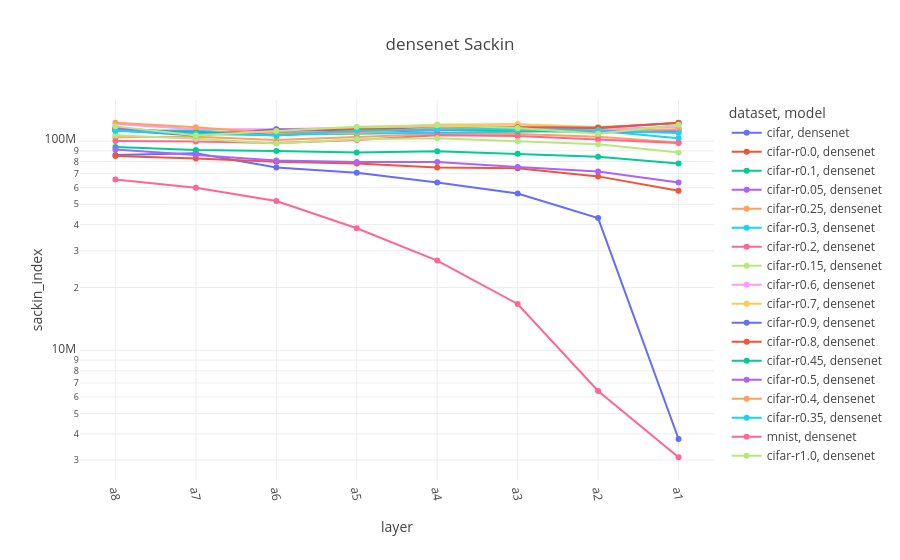

Notebook code for this chart:
### Code cell
densenet = full_data[(full_data["model"].str.contains("densenet")) & (full_data["split"] == "trainUval")].copy()

densenet["layer_idx"] = densenet["layer"].apply(lambda x: layer_order['densenet'].index(x))
densenet.sort_values("layer_idx", inplace=True)

fig = px.line(densenet, x="layer", y="sackin_index", color="dataset", symbol="model", color_discrete_sequence=px.colors.qualitative.Plotly, title="densenet Sackin")
fig.update_xaxes(tickangle=80)
fig.update_yaxes(type="log")

### Figure 1 — Plotly figure (JSON) as saved in the notebook; plotly's stock layout.template omitted (floating-point values rounded to 4 significant figures)
{"data": [{"hovertemplate": "dataset=cifar<br>model=densenet<br>layer=%{x}<br>sackin_index=%{y}<extra></extra>", "legendgroup": "cifar, densenet", "line": {"color": "#636EFA", "dash": "solid"}, "marker": {"symbol": "circle"}, "mode": "lines+markers", "name": "cifar, densenet", "orientation": "v", "showlegend": true, "type": "scatter", "x": ["a8", "a7", "a6", "a5", "a4", "a3", "a2", "a1"], "xaxis": "x", "y": [85900000.0, 87650000.0, 75020000.0, 70730000.0, 63570000.0, 56280000.0, 42950000.0, 3779000.0], "yaxis": "y"}, {"hovertemplate": "dataset=cifar-r0.0<br>model=densenet<br>layer=%{x}<br>sackin_index=%{y}<extra></extra>", "legendgroup": "cifar-r0.0, densenet", "line": {"color": "#EF553B", "dash": "solid"}, "marker": {"symbol": "circle"}, "mode": "lines+markers", "name": "cifar-r0.0, densenet", "orientation": "v", "showlegend": true, "type": "scatter", "x": ["a8", "a7", "a6", "a5", "a4", "a3", "a2", "a1"], "xaxis": "x", "y": [85090000.0, 82810000.0, 79800000.0, 78230000.0, 74840000.0, 74300000.0, 67960000.0, 57980000.0], "yaxis": "y"}, {"hovertemplate": "dataset=cifar-r0.1<br>model=densenet<br>layer=%{x}<br>sackin_index=%{y}<extra></extra>", "legendgroup": "cifar-r0.1, densenet", "line": {"color": "#00CC96", "dash": "solid"}, "marker": {"symbol": "circle"}, "mode": "lines+markers", "name": "cifar-r0.1, densenet", "orientation": "v", "showlegend": true, "type": "scatter", "x": ["a8", "a7", "a6", "a5", "a4", "a3", "a2", "a1"], "xaxis": "x", "y": [93860000.0, 90920000.0, 89870000.0, 88460000.0, 89530000.0, 87250000.0, 84330000.0, 78210000.0], "yaxis": "y"}, {"hovertemplate": "dataset=cifar-r0.05<br>model=densenet<br>layer=%{x}<br>sackin_index=%{y}<extra></extra>", "legendgroup": "cifar-r0.05, densenet", "line": {"color": "#AB63FA", "dash": "solid"}, "marker": {"symbol": "circle"}, "mode": "lines+markers", "name": "cifar-r0.05, densenet", "orientation": "v", "showlegend": true, "type": "scatter", "x": ["a8", "a7", "a6", "a5", "a4", "a3", "a2", "a1"], "xaxis": "x", "y": [91380000.0, 85910000.0, 80960000.0, 79590000.0, 79650000.0, 75450000.0, 71730000.0, 63560000.0], "yaxis": "y"}, {"hovertemplate": "dataset=cifar-r0.25<br>model=densenet<br>layer=%{x}<br>sackin_index=%{y}<extra></extra>", "legendgroup": "cifar-r0.25, densenet", "line": {"color": "#FFA15A", "dash": "solid"}, "marker": {"symbol": "circle"}, "mode": "lines+markers", "name": "cifar-r0.25, densenet", "orientation": "v", "showlegend": true, "type": "scatter", "x": ["a8", "a7", "a6", "a5", "a4", "a3", "a2", "a1"], "xaxis": "x", "y": [104600000.0, 105000000.0, 101400000.0, 104900000.0, 108300000.0, 108500000.0, 105200000.0, 98620000.0], "yaxis": "y"}, {"hovertemplate": "dataset=cifar-r0.3<br>model=densenet<br>layer=%{x}<br>sackin_index=%{y}<extra></extra>", "legendgroup": "cifar-r0.3, densenet", "line": {"color": "#19D3F3", "dash": "solid"}, "marker": {"symbol": "circle"}, "mode": "lines+markers", "name": "cifar-r0.3, densenet", "orientation": "v", "showlegend": true, "type": "scatter", "x": ["a8", "a7", "a6", "a5", "a4", "a3", "a2", "a1"], "xaxis": "x", "y": [112600000.0, 112500000.0, 107600000.0, 108800000.0, 109200000.0, 111200000.0, 112200000.0, 103500000.0], "yaxis": "y"}, {"hovertemplate": "dataset=cifar-r0.2<br>model=densenet<br>layer=%{x}<br>sackin_index=%{y}<extra></extra>", "legendgroup": "cifar-r0.2, densenet", "line": {"color": "#FF6692", "dash": "solid"}, "marker": {"symbol": "circle"}, "mode": "lines+markers", "name": "cifar-r0.2, densenet", "orientation": "v", "showlegend": true, "type": "scatter", "x": ["a8", "a7", "a6", "a5", "a4", "a3", "a2", "a1"], "xaxis": "x", "y": [100200000.0, 99740000.0, 98200000.0, 101300000.0, 106800000.0, 106100000.0, 101900000.0, 98180000.0], "yaxis": "y"}, {"hovertemplate": "dataset=cifar-r0.15<br>model=densenet<br>layer=%{x}<br>sackin_index=%{y}<extra></extra>", "legendgroup": "cifar-r0.15, densenet", "line": {"color": "#B6E880", "dash": "solid"}, "marker": {"symbol": "circle"}, "mode": "lines+markers", "name": "cifar-r0.15, densenet", "orientation": "v", "showlegend": true, "type": "scatter", "x": ["a8", "a7", "a6", "a5", "a4", "a3", "a2", "a1"], "xaxis": "x", "y": [106800000.0, 102700000.0, 97630000.0, 102300000.0, 103400000.0, 100100000.0, 96700000.0, 88310000.0], "yaxis": "y"}, {"hovertemplate": "dataset=cifar-r0.6<br>model=densenet<br>layer=%{x}<br>sackin_index=%{y}<extra></extra>", "legendgroup": "cifar-r0.6, densenet", "line": {"color": "#FF97FF", "dash": "solid"}, "marker": {"symbol": "circle"}, "mode": "lines+markers", "name": "cifar-r0.6, densenet", "orientation": "v", "showlegend": true, "type": "scatter", "x": ["a8", "a7", "a6", "a5", "a4", "a3", "a2", "a1"], "xaxis": "x", "y": [120800000.0, 114300000.0, 114100000.0, 116500000.0, 118000000.0, 120500000.0, 114500000.0, 117000000.0], "yaxis": "y"}, {"hovertemplate": "dataset=cifar-r0.7<br>model=densenet<br>layer=%{x}<br>sackin_index=%{y}<extra></extra>", "legendgroup": "cifar-r0.7, densenet", "line": {"color": "#FECB52", "dash": "solid"}, "marker": {"symbol": "circle"}, "mode": "lines+markers", "name": "cifar-r0.7, densenet", "orientation": "v", "showlegend": true, "type": "scatter", "x": ["a8", "a7", "a6", "a5", "a4", "a3", "a2", "a1"], "xaxis": "x", "y": [113600000.0, 109900000.0, 111100000.0, 114800000.0, 120100000.0, 120700000.0, 117000000.0, 122200000.0], "yaxis": "y"}, {"hovertemplate": "dataset=cifar-r0.9<br>model=densenet<br>layer=%{x}<br>sackin_index=%{y}<extra></extra>", "legendgroup": "cifar-r0.9, densenet", "line": {"color": "#636EFA", "dash": "solid"}, "marker": {"symbol": "circle"}, "mode": "lines+markers", "name": "cifar-r0.9, densenet", "orientation": "v", "showlegend": true, "type": "scatter", "x": ["a8", "a7", "a6", "a5", "a4", "a3", "a2", "a1"], "xaxis": "x", "y": [113000000.0, 106400000.0, 114300000.0, 112500000.0, 115500000.0, 116400000.0, 116200000.0, 122100000.0], "yaxis": "y"}, {"hovertemplate": "dataset=cifar-r0.8<br>model=densenet<br>layer=%{x}<br>sackin_index=%{y}<extra></extra>", "legendgroup": "cifar-r0.8, densenet", "line": {"color": "#EF553B", "dash": "solid"}, "marker": {"symbol": "circle"}, "mode": "lines+markers", "name": "cifar-r0.8, densenet", "orientation": "v", "showlegend": true, "type": "scatter", "x": ["a8", "a7", "a6", "a5", "a4", "a3", "a2", "a1"], "xaxis": "x", "y": [116000000.0, 108400000.0, 112600000.0, 114500000.0, 115400000.0, 116600000.0, 115600000.0, 122600000.0], "yaxis": "y"}, {"hovertemplate": "dataset=cifar-r0.45<br>model=densenet<br>layer=%{x}<br>sackin_index=%{y}<extra></extra>", "legendgroup": "cifar-r0.45, densenet", "line": {"color": "#00CC96", "dash": "solid"}, "marker": {"symbol": "circle"}, "mode": "lines+markers", "name": "cifar-r0.45, densenet", "orientation": "v", "showlegend": true, "type": "scatter", "x": ["a8", "a7", "a6", "a5", "a4", "a3", "a2", "a1"], "xaxis": "x", "y": [112800000.0, 110900000.0, 106400000.0, 112300000.0, 113300000.0, 112500000.0, 110400000.0, 113700000.0], "yaxis": "y"}, {"hovertemplate": "dataset=cifar-r0.5<br>model=densenet<br>layer=%{x}<br>sackin_index=%{y}<extra></extra>", "legendgroup": "cifar-r0.5, densenet", "line": {"color": "#AB63FA", "dash": "solid"}, "marker": {"symbol": "circle"}, "mode": "lines+markers", "name": "cifar-r0.5, densenet", "orientation": "v", "showlegend": true, "type": "scatter", "x": ["a8", "a7", "a6", "a5", "a4", "a3", "a2", "a1"], "xaxis": "x", "y": [115800000.0, 108400000.0, 110000000.0, 110600000.0, 112800000.0, 114800000.0, 110000000.0, 111800000.0], "yaxis": "y"}, {"hovertemplate": "dataset=cifar-r0.4<br>model=densenet<br>layer=%{x}<br>sackin_index=%{y}<extra></extra>", "legendgroup": "cifar-r0.4, densenet", "line": {"color": "#FFA15A", "dash": "solid"}, "marker": {"symbol": "circle"}, "mode": "lines+markers", "name": "cifar-r0.4, densenet", "orientation": "v", "showlegend": true, "type": "scatter", "x": ["a8", "a7", "a6", "a5", "a4", "a3", "a2", "a1"], "xaxis": "x", "y": [122500000.0, 116700000.0, 109000000.0, 109600000.0, 116200000.0, 113700000.0, 112600000.0, 113900000.0], "yaxis": "y"}, {"hovertemplate": "dataset=cifar-r0.35<br>model=densenet<br>layer=%{x}<br>sackin_index=%{y}<extra></extra>", "legendgroup": "cifar-r0.35, densenet", "line": {"color": "#19D3F3", "dash": "solid"}, "marker": {"symbol": "circle"}, "mode": "lines+markers", "name": "cifar-r0.35, densenet", "orientation": "v", "showlegend": true, "type": "scatter", "x": ["a8", "a7", "a6", "a5", "a4", "a3", "a2", "a1"], "xaxis": "x", "y": [112100000.0, 108300000.0, 107000000.0, 112200000.0, 114000000.0, 114400000.0, 112400000.0, 109400000.0], "yaxis": "y"}, {"hovertemplate": "dataset=mnist<br>model=densenet<br>layer=%{x}<br>sackin_index=%{y}<extra></extra>", "legendgroup": "mnist, densenet", "line": {"color": "#FF6692", "dash": "solid"}, "marker": {"symbol": "circle"}, "mode": "lines+markers", "name": "mnist, densenet", "orientation": "v", "showlegend": true, "type": "scatter", "x": ["a8", "a7", "a6", "a5", "a4", "a3", "a2", "a1"], "xaxis": "x", "y": [65700000.0, 59990000.0, 51800000.0, 38400000.0, 26910000.0, 16700000.0, 6411000.0, 3092000.0], "yaxis": "y"}, {"hovertemplate": "dataset=cifar-r1.0<br>model=densenet<br>layer=%{x}<br>sackin_index=%{y}<extra></extra>", "legendgroup": "cifar-r1.0, densenet", "line": {"color": "#B6E880", "dash": "solid"}, "marker": {"symbol": "circle"}, "mode": "lines+markers", "name": "cifar-r1.0, densenet", "orientation": "v", "showlegend": true, "type": "scatter", "x": ["a8", "a7", "a6", "a5", "a4", "a3", "a2", "a1"], "xaxis": "x", "y": [117800000.0, 106600000.0, 112000000.0, 117400000.0, 119300000.0, 115900000.0, 108600000.0, 119900000.0], "yaxis": "y"}], "layout": {"legend": {"title": {"text": "dataset, model"}, "tracegroupgap": 0}, "title": {"text": "densenet Sackin"}, "xaxis": {"anchor": "y", "domain": [0, 1], "tickangle": 80, "title": {"text": "layer"}}, "yaxis": {"anchor": "x", "domain": [0, 1], "title": {"text": "sackin_index"}, "type": "log"}}}
